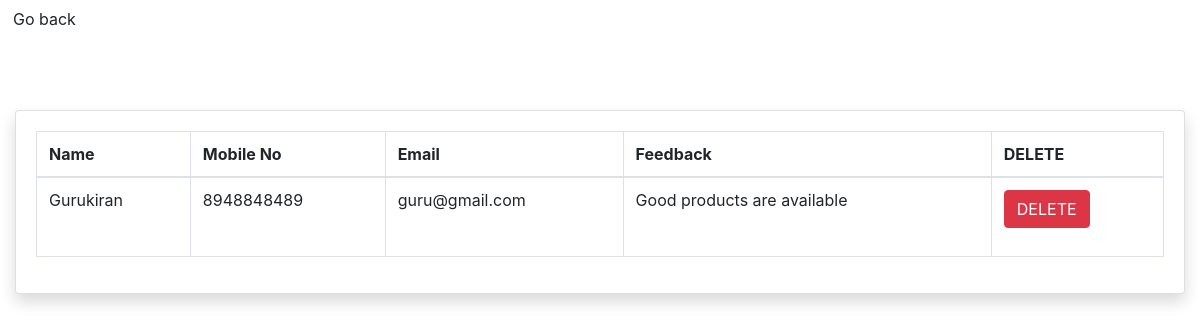
Screenshot of /viewfeedback.php with the database file from the repository.
### tables this page shows
CREATE TABLE `feedback` (
  `id` int(50) NOT NULL,
  `name` varchar(20) NOT NULL,
  `mobile` varchar(20) NOT NULL,
  `email` varchar(20) NOT NULL,
  `feedback` varchar(100) NOT NULL
);

### viewfeedback.php (the view, shortened to what this page needs)
   <link rel="stylesheet" href="https://stackpath.bootstrapcdn.com/bootstrap/4.3.1/css/bootstrap.min.css">
  <link rel="stylesheet" type="text/css" href="sells.css">
<div class="btn1"><button class="btn" onclick="window.location.href='dashboard.php'"><i class="fa fa-home"></i>Go back</button></div>
<div>
  <?php
$connection = mysqli_connect("localhost","root","","login");
?>
<br><br><br>
<div class="container-fluid">
    <div class="card shadow mb-4">
        <div class="card-body">
            <div class="table-responsive">
            <?php
                $query = "SELECT * FROM feedback";
                $query_run = mysqli_query($connection, $query);
            ?>
                <table class="table table-bordered" id="dataTable" width="100%" cellspacing="0">
                    <thead>
                        <tr>
                            <th>Name </th>
                            <th>Mobile No</th>
                            <th>Email </th>
                            <th>Feedback</th>
                            <th>DELETE</th>
                        </tr>
                    </thead>
                    <tbody>
                        <?php
                        if(mysqli_num_rows($query_run) > 0)
                        {
                            while($row = mysqli_fetch_assoc($query_run))
                            {
                        ?>
                            <tr>
                                <td><?php  echo $row['name']; ?></td>
                                <td><?php  echo $row['mobile']; ?></td>
                                <td><?php  echo $row['email']; ?></td>
                                <td><?php  echo $row['feedback']; ?></td>
                                <td>
                                    <form action="deleteusers.php" method="post">
                                        <button type="submit" name="delete_btn" class="btn btn-danger"> DELETE</button>
                                    </form>
                                </td>
                            </tr>
                        <?php
                            }
                        }
                        else {
                            echo "No Record Found";
                        }
                        ?>
                    </tbody>
                </table>
            </div>
        </div>
    </div>
</div>
</div>

### rows the page displays
feedback: name "Gurukiran", mobile "8948848489", email "guru@gmail.com", feedback "Good products are available"
